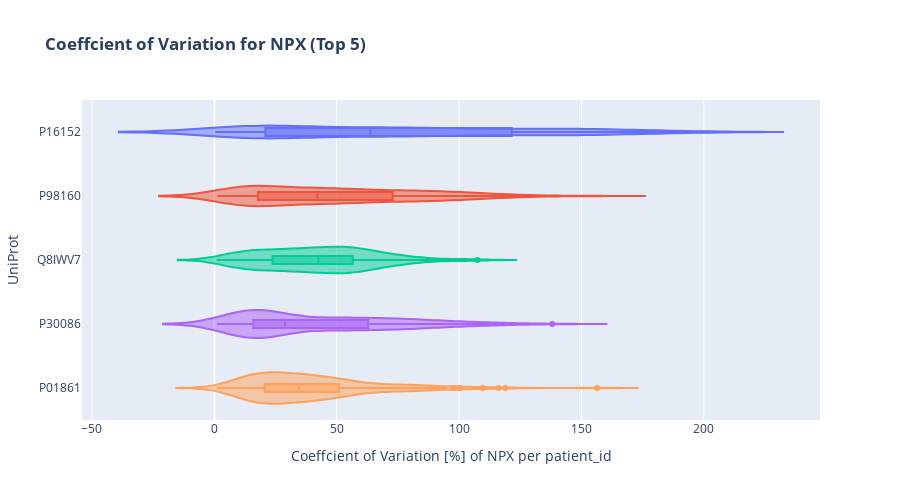

Notebook code for this chart:
### Markdown cell above
Proteins with lowest value counts are visualized above.

### Code cell
# Calculate the coefficient of variation (CV) for NPX per patient_ids and
# UniProt
train_proteins_df_agg = proteins_data[['patient_id', 'UniProt', 'NPX']]
train_proteins_df_agg = train_proteins_df_agg.groupby(
    ['patient_id', 'UniProt'])['NPX'] .aggregate(['mean', 'std'])
train_proteins_df_agg['CV_NPX[%]'] = train_proteins_df_agg['std'] / \
    train_proteins_df_agg['mean'] * 100
# Mean CV value for UniProt
NPX_cv_mean = train_proteins_df_agg.groupby(
    'UniProt')['CV_NPX[%]'].mean().reset_index()
NPX_cv_mean = NPX_cv_mean.sort_values(
    by='CV_NPX[%]',
    ascending=False).reset_index(
        drop=True)
protein_cv_top5 = NPX_cv_mean[:5]['UniProt']

train_proteins_df_agg_top5 = train_proteins_df_agg.query(
    'UniProt in @protein_cv_top5').reset_index()
# Sort by protein_cv_top5 rank
train_proteins_df_agg_top5['order'] = 0
for i, protein in enumerate(protein_cv_top5):
    index = train_proteins_df_agg_top5.query(f'UniProt=="{protein}"').index
    train_proteins_df_agg_top5.loc[index, 'order'] = i
train_proteins_df_agg_top5.sort_values(by='order', inplace=True)

fig = px.violin(train_proteins_df_agg_top5,
                y='UniProt',
                x='CV_NPX[%]',
                color='UniProt',
                box=True,
                title='<b>Coeffcient of Variation for NPX (Top 5)',
                width=900, height=500)
fig.update_layout(showlegend=False, xaxis=dict(
    title='Coeffcient of Variation [%] of NPX per patient_id'))
fig.show()

### Figure 1 — Plotly figure (JSON) as saved in the notebook; plotly's stock layout.template omitted (floating-point values rounded to 4 significant figures; data arrays with more than 128 entries replaced by an {"elided": "..."} marker saying what was removed)
{"data": [{"alignmentgroup": "True", "box": {"visible": true}, "hovertemplate": "UniProt=%{y}<br>CV_NPX[%]=%{x}<extra></extra>", "legendgroup": "P16152", "marker": {"color": "#636efa"}, "name": "P16152", "offsetgroup": "P16152", "orientation": "h", "scalegroup": "True", "showlegend": true, "type": "violin", "x": {"elided": "234 float values"}, "x0": " ", "xaxis": "x", "y": {"elided": "234 str values"}, "y0": " ", "yaxis": "y"}, {"alignmentgroup": "True", "box": {"visible": true}, "hovertemplate": "UniProt=%{y}<br>CV_NPX[%]=%{x}<extra></extra>", "legendgroup": "P98160", "marker": {"color": "#EF553B"}, "name": "P98160", "offsetgroup": "P98160", "orientation": "h", "scalegroup": "True", "showlegend": true, "type": "violin", "x": {"elided": "246 float values"}, "x0": " ", "xaxis": "x", "y": {"elided": "246 str values"}, "y0": " ", "yaxis": "y"}, {"alignmentgroup": "True", "box": {"visible": true}, "hovertemplate": "UniProt=%{y}<br>CV_NPX[%]=%{x}<extra></extra>", "legendgroup": "Q8IWV7", "marker": {"color": "#00cc96"}, "name": "Q8IWV7", "offsetgroup": "Q8IWV7", "orientation": "h", "scalegroup": "True", "showlegend": true, "type": "violin", "x": {"elided": "248 float values"}, "x0": " ", "xaxis": "x", "y": {"elided": "248 str values"}, "y0": " ", "yaxis": "y"}, {"alignmentgroup": "True", "box": {"visible": true}, "hovertemplate": "UniProt=%{y}<br>CV_NPX[%]=%{x}<extra></extra>", "legendgroup": "P30086", "marker": {"color": "#ab63fa"}, "name": "P30086", "offsetgroup": "P30086", "orientation": "h", "scalegroup": "True", "showlegend": true, "type": "violin", "x": {"elided": "245 float values"}, "x0": " ", "xaxis": "x", "y": {"elided": "245 str values"}, "y0": " ", "yaxis": "y"}, {"alignmentgroup": "True", "box": {"visible": true}, "hovertemplate": "UniProt=%{y}<br>CV_NPX[%]=%{x}<extra></extra>", "legendgroup": "P01861", "marker": {"color": "#FFA15A"}, "name": "P01861", "offsetgroup": "P01861", "orientation": "h", "scalegroup": "True", "showlegend": true, "type": "violin", "x": {"elided": "214 float values"}, "x0": " ", "xaxis": "x", "y": {"elided": "214 str values"}, "y0": " ", "yaxis": "y"}], "layout": {"height": 500, "legend": {"title": {"text": "UniProt"}, "tracegroupgap": 0}, "showlegend": false, "title": {"text": "<b>Coeffcient of Variation for NPX (Top 5)"}, "violinmode": "overlay", "width": 900, "xaxis": {"anchor": "y", "domain": [0, 1], "title": {"text": "Coeffcient of Variation [%] of NPX per patient_id"}}, "yaxis": {"anchor": "x", "categoryarray": ["P01861", "P30086", "Q8IWV7", "P98160", "P16152"], "categoryorder": "array", "domain": [0, 1], "title": {"text": "UniProt"}}}}
